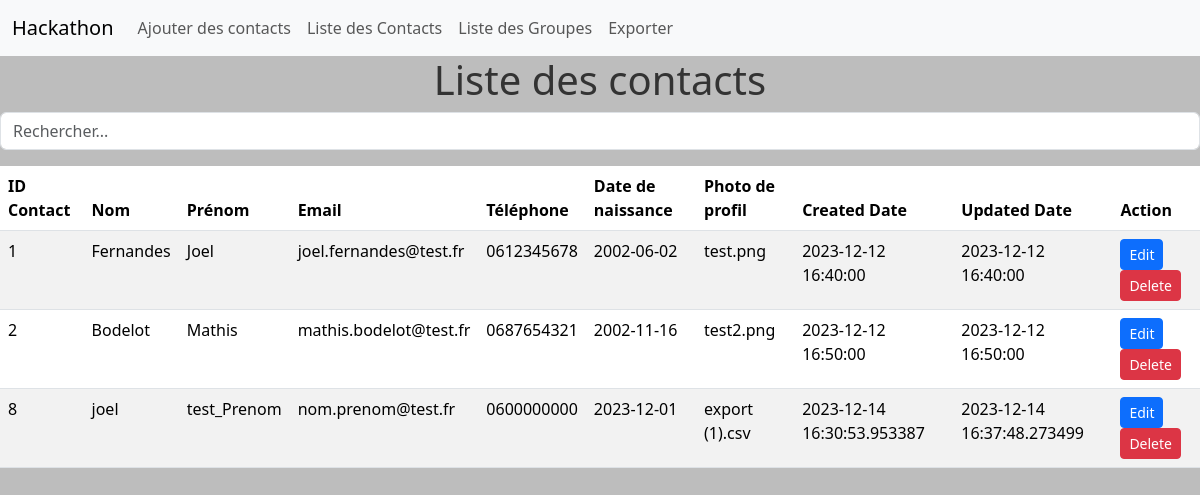
/contacts, run on an earlier commit of the app's database.
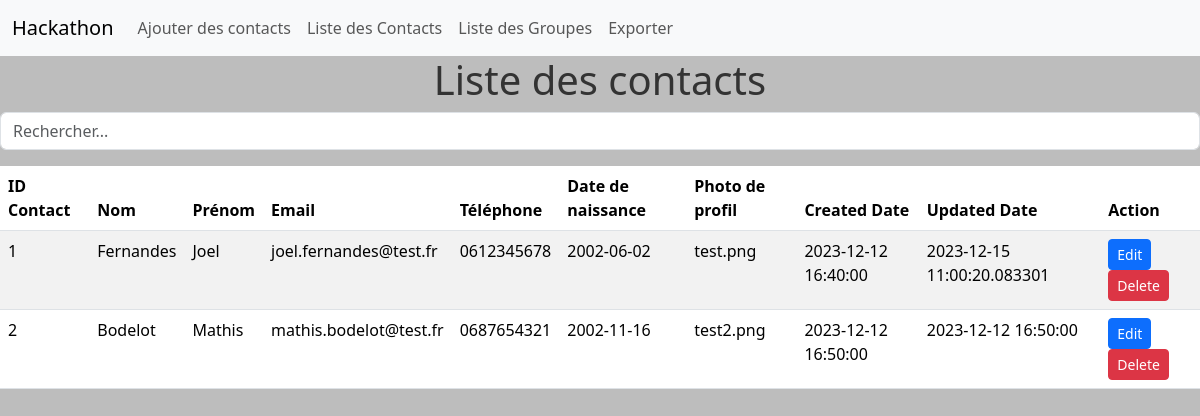
And on a later commit of the database.
### tables this page shows
CREATE TABLE Contact(
        id_contact     INTEGER PRIMARY KEY AUTOINCREMENT NOT NULL ,
        nom            Varchar (50) NOT NULL ,
        prenom         Varchar (50) NOT NULL ,
        e_mail         Varchar (100) NOT NULL ,
        tel            Varchar (20) NOT NULL ,
        date_naissance Date NOT NULL ,
        photo_profil   Varchar (250) NOT NULL ,
        created_date   Datetime NOT NULL ,
        updated_date   Datetime NOT NULL
);

### main.py (the view)
@app.route("/contacts")
def liste_contacts():
    query = "SELECT * FROM Contact"
    contacts = recup_bdd(query)
    return render_template('contactList.html', contacts=contacts)

### function.py (called while the page is built)
def connect_db():
    return sqlite3.connect('hackathon_bdd.sqlite')

def recup_bdd(query: str, doOne: bool = False):
    connection = connect_db()
    cursor = connection.cursor()
    cursor.execute(query)
    if doOne:
        result = cursor.fetchone()
    else:
        result = cursor.fetchall()
    connection.close()
    return result

### templates/contactList.html (shortened to what this page needs)
{% extends "layout/base.html" %}
{% block content %}
    {% include 'layout/navbar.html' %}
    <h1>Liste des contacts</h1>
    <div class="input-group mb-3">
        <input type="text" class="form-control" id="searchInput" placeholder="Rechercher...">
    </div>
    <table class="table table-striped" id="contactTable">
        <thead>
            <tr>
                <th data-column="3">ID Contact </th>
                <th data-column="0">Nom </th>
                <th data-column="1">Prénom </th>
                <th data-column="2">Email </th>
                <th data-column="4">Téléphone </th>
                <th data-column="5">Date de naissance </th>
                <th data-column="6">Photo de profil </th>
                <th data-column="7">Created Date </th>
                <th data-column="8">Updated Date </th>
                <th>Action</th>
            </tr>
        </thead>
        <tbody>
            {% for contact in contacts %}
                <tr class="contact-row">
                    <td>{{ contact[0] }}</td>
                    <td>{{ contact[1] }}</td>
                    <td>{{ contact[2] }}</td>
                    <td>{{ contact[3] }}</td>
                    <td>{{ contact[4] }}</td>
                    <td>{{ contact[5] }}</td>
                    <td>{{ contact[6] }}</td>
                    <td>{{ contact[7] }}</td>
                    <td>{{ contact[8] }}</td>
                    <td>
                        <a href="{{ url_for('edit_contact', contactId=contact[0]) }}" class="btn btn-primary btn-sm">
                            Edit
                        </a>
                        <a href="{{ url_for('delete_contact', contactId=contact[0]) }}" class="btn btn-danger btn-sm">
                            Delete
                        </a>
                    </td>
                </tr>
            {% endfor %}
        </tbody>
    </table>
{% endblock %}

### templates/layout/base.html (shortened to what this page needs)
<!DOCTYPE html>
<html lang="fr">
    <head>
        <link href="https://cdn.jsdelivr.net/npm/bootstrap@5.3.2/dist/css/bootstrap.min.css" rel="stylesheet">
        <link rel='stylesheet' href="{{ url_for('static', filename='styles.css') }}">
    </head>
    <body>
        {% block content %}{% endblock %}
    </body>
</html>

### templates/layout/navbar.html (shortened to what this page needs)
<nav class="navbar navbar-expand-lg navbar-light bg-light">
    <div class="container-fluid">
        <a class="navbar-brand" href="{{ url_for('index') }}">Hackathon</a>
        <div class="collapse navbar-collapse" id="navbarNav">
            <ul class="navbar-nav ml-auto">
                <li class="nav-item active">
                    <a class="nav-link" href="{{ url_for('ajouter_contact') }}">Ajouter des contacts</a>
                </li>
                <li class="nav-item">
                    <a class="nav-link" href="{{ url_for('liste_contacts') }}">Liste des Contacts</a>
                </li>
                <li class="nav-item">
                    <a class="nav-link" href="{{ url_for('liste_groupes') }}">Liste des Groupes</a>
                </li>
                <li class="nav-item">
                    <a class="nav-link" href="{{ url_for('export_csv') }}">Exporter</a>
                </li>
            </ul>
        </div>
    </div>
</nav>

### static/styles.css (style rules this page uses)
body { background: #bdbdbd; font-family: 'Segoe UI', Tahoma, Geneva, Verdana, sans-serif; }
h1 { text-align: center; color: #333; }

What changed in the data, as far as the page shows it:
removed Contact: id_contact "8", nom "joel", prenom "test_Prenom", e_mail "nom.prenom@test.fr", tel "0600000000", date_naissance "2023-12-01", photo_profil "export (1).csv", created_date "2023-12-14 16:30:53.953387", updated_date "2023-12-14 16:37:48.273499"
changed Contact "Fernandes": updated_date "2023-12-12 16:40:00" → "2023-12-15 11:00:20.083301"
